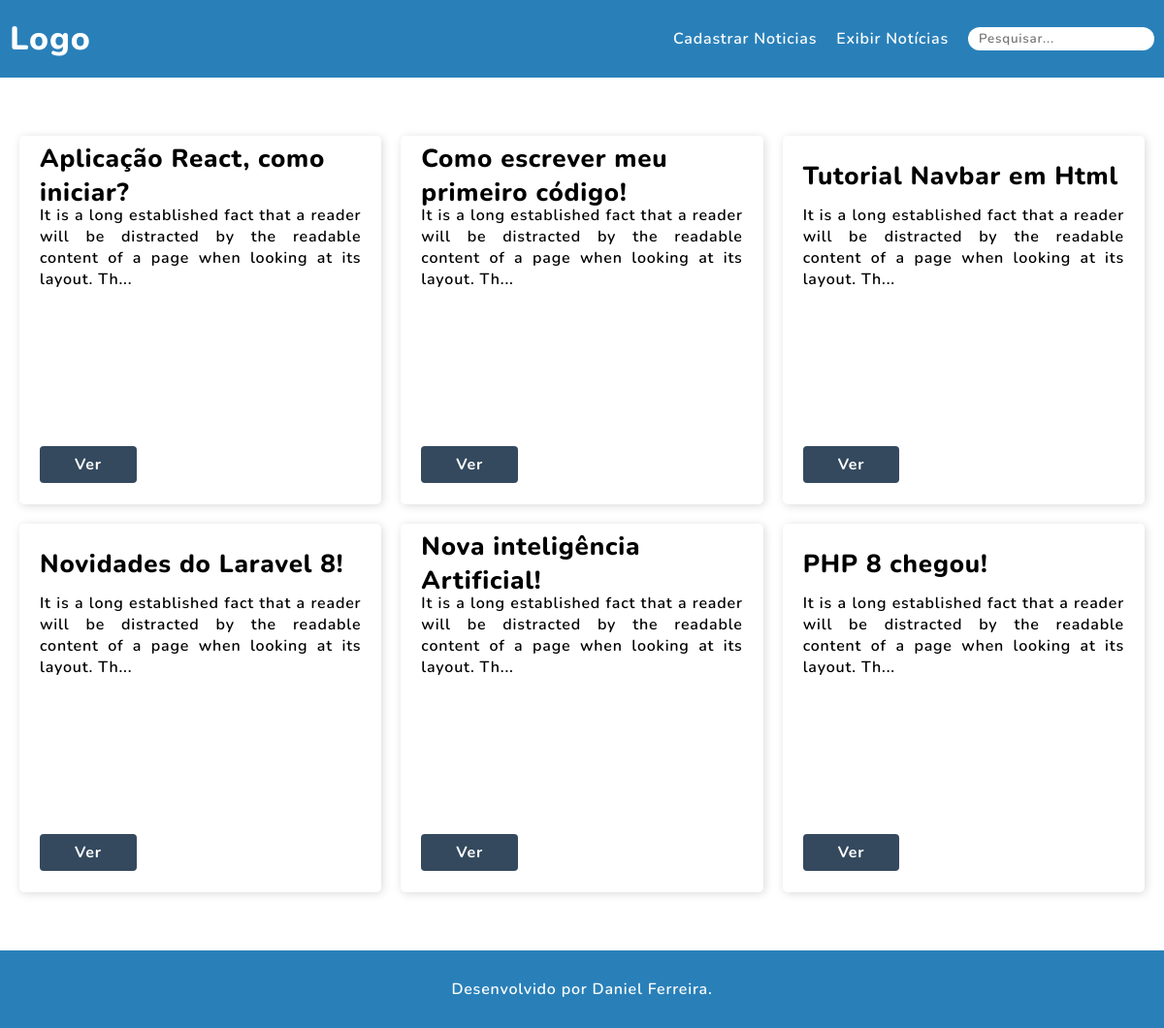
Screenshot of /search.php with the database file from the repository.
### tables this page shows
CREATE TABLE `noticias` (
  `id` int(11) NOT NULL,
  `title` varchar(255) NOT NULL,
  `body` text NOT NULL
);

### config.php (called while the page is built, shortened)
<?php
$base = 'http://localhost/prova';

### dao/NoticiaDaoMysql.php (called while the page is built, shortened)
<?php
class NoticiaDaoMysql
{
    private $pdo;
    public function __construct(PDO $pdo)
    {
        $this->pdo = $pdo;
    }
    public function getBySearch($searchTerm)
    {
        $sql = $this->pdo->prepare('SELECT * FROM noticias WHERE title LIKE ?');
        $sql->execute(['%' . $searchTerm . '%']);
        if ($sql->rowCount() > 0) {
            return $sql->fetchAll(PDO::FETCH_OBJ);
        }
        return false;
    }
}

### search.php (the view)
<?php
require_once './pages/header.php';
require_once './dao/NoticiaDaoMysql.php';
$searchTerm = filter_input(INPUT_POST, 'search', FILTER_SANITIZE_SPECIAL_CHARS);
$noticias = new NoticiaDaoMysql($pdo);
$newNoticias = $noticias->getBySearch($searchTerm);
?>
<main>
    <div class="container">
        <div class="body">
            <?php if ($newNoticias !== false) : ?>
                <?php foreach ($newNoticias as $item) : ?>
                    <div class="noticia-item">
                        <div class="noticia-title">
                            <?= $item->title; ?>
                        </div>
                        <div class="noticia-body">
                            <?= mb_strimwidth($item->body, 0, 130, "..."); ?>
                        </div>
                        <div class="noticia-button">
                            <a href="<?= $base; ?>">Ver</a>
                        </div>
                    </div>
                <?php endforeach; ?>
            <?php else : ?>
                <h2>Nenhuma Noticia Para Mostrar!</h2>
            <?php endif; ?>
        </div>
    </div>
</main>
<?php require_once './pages/footer.php'; ?>

### pages/header.php (shortened to what this page needs)
<?php require_once './config.php'; ?>
<!DOCTYPE html>
<html>
<head>
    <link rel="stylesheet" href="<?= $base; ?>/assets/css/style.css" />
    <link rel="stylesheet" href="<?= $base; ?>/assets/css/responsive.css" />
</head>
<body>
    <header>
        <div class="container">
            <div class="top-nav">
                <div class="logo">
                    <a href="<?= $base; ?>">Logo</>
                </div>
                <nav class="desktop">
                    <ul>
                        <li>
                            <a href="<?= $base; ?>/cadastrar.php">Cadastrar Noticias</a>
                        </li>
                        <li>
                            <a href="<?= $base; ?>">Exibir Notícias</a>
                        </li>
                        <li>
                            <form action="<?= $base; ?>/search.php" method="post" id="form">
                                <input type="text" name="search" autocomplete="off" placeholder="Pesquisar..." />
                            </form>
                        </li>
                    </ul>
                </nav>
            </div>
        </div>
    </header>

### pages/footer.php
<footer class="<?= $newNoticias ? '' : 'footer'; ?>">
    <div class="container">
        <div class="footer-area">
            Desenvolvido por Daniel Ferreira.
        </div>
    </div>
</footer>
</body>
</html>

### assets/css/style.css (style rules this page uses)
* { margin: 0; padding: 0; box-sizing: border-box; font-family: "Nunito", sans-serif; letter-spacing: 0.8px; font-weight: 600; }
input { outline: none; }
ul { list-style: none; }
a { text-decoration: none; }
header { width: 100%; height: 80px; background-color: #2980b9; display: flex; align-items: center; }
.container { width: 100%; max-width: 1300px; margin: auto; padding: 0px 10px; }
.top-nav { width: 100%; display: flex; justify-content: space-between; align-items: center; }
.logo { width: 200px; }
.logo a { font-size: 34px; font-weight: 800; color: #fff; }
nav.desktop { flex: 1; display: flex; justify-content: flex-end; }
nav.desktop ul { display: flex; align-items: center; }
nav.desktop ul li { margin: 0 10px; }
nav.desktop ul li:last-child { margin-right: 0; }
nav.desktop ul li a { color: #fff; }
#form input[type="text"] { border: 0.5px solid transparent; padding: 2px 10px; border-radius: 30px; color: #444; }
footer { width: 100%; height: 80px; background-color: #2980b9; display: flex; justify-content: center; align-items: center; color: #fff; }
.footer-area { width: 100%; display: flex; justify-content: center; }
.body { display: flex; flex-wrap: wrap; margin: 50px 0px; }
.noticia-item { height: 380px; margin: 10px; max-width: calc((100% / 3) - 20px); display: flex; flex-direction: column; justify-content: center; align-items: center; padding: 20px; border: 0.5px solid transparent; transition: all 0.3s ease-in-out; border-radius: 5px; box-shadow: 1.5px 1.5px 10px rgba(0, 0, 0, 0.15); }
.noticia-button, .noticia-body, .noticia-title { width: 100%; }
.noticia-button { justify-self: flex-end; height: 40px; display: flex; align-items: center; }
.noticia-button a { color: #fff; padding: 8px 36px; font-size: 16px; font-weight: 700; background-color: #34495e; transition: all 0.3s ease-in-out; border: none; border-radius: 4px; }
.noticia-title { font-size: 26px; font-weight: 800; height: 40px; justify-self: flex-start; display: flex; align-items: center; margin-bottom: 10px; }
.noticia-body { text-align: justify; display: flex; flex: 1; }

### rows the page displays
noticias: title "Aplicação React, como iniciar?", body "It is a long established fact that a reader will be distracted by the readable content of a page when looking at its layout. Th..."
noticias: title "Como escrever meu primeiro código!", body "It is a long established fact that a reader will be distracted by the readable content of a page when looking at its layout. Th..."
noticias: title "Tutorial Navbar em Html", body "It is a long established fact that a reader will be distracted by the readable content of a page when looking at its layout. Th..."
noticias: title "Novidades do Laravel 8!", body "It is a long established fact that a reader will be distracted by the readable content of a page when looking at its layout. Th..."
noticias: title "Nova inteligência Artificial!", body "It is a long established fact that a reader will be distracted by the readable content of a page when looking at its layout. Th..."
noticias: title "PHP 8 chegou!", body "It is a long established fact that a reader will be distracted by the readable content of a page when looking at its layout. Th..."
